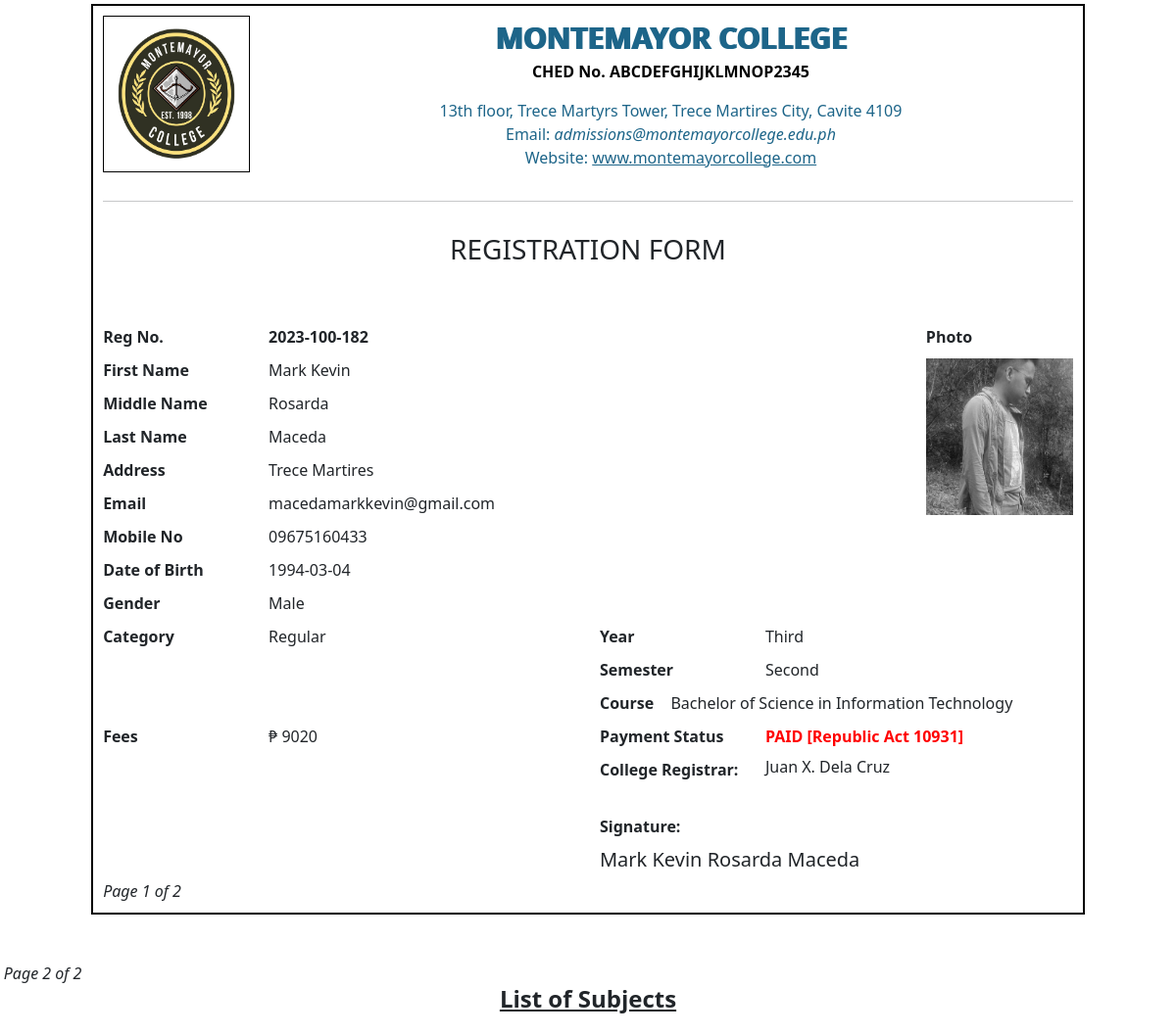
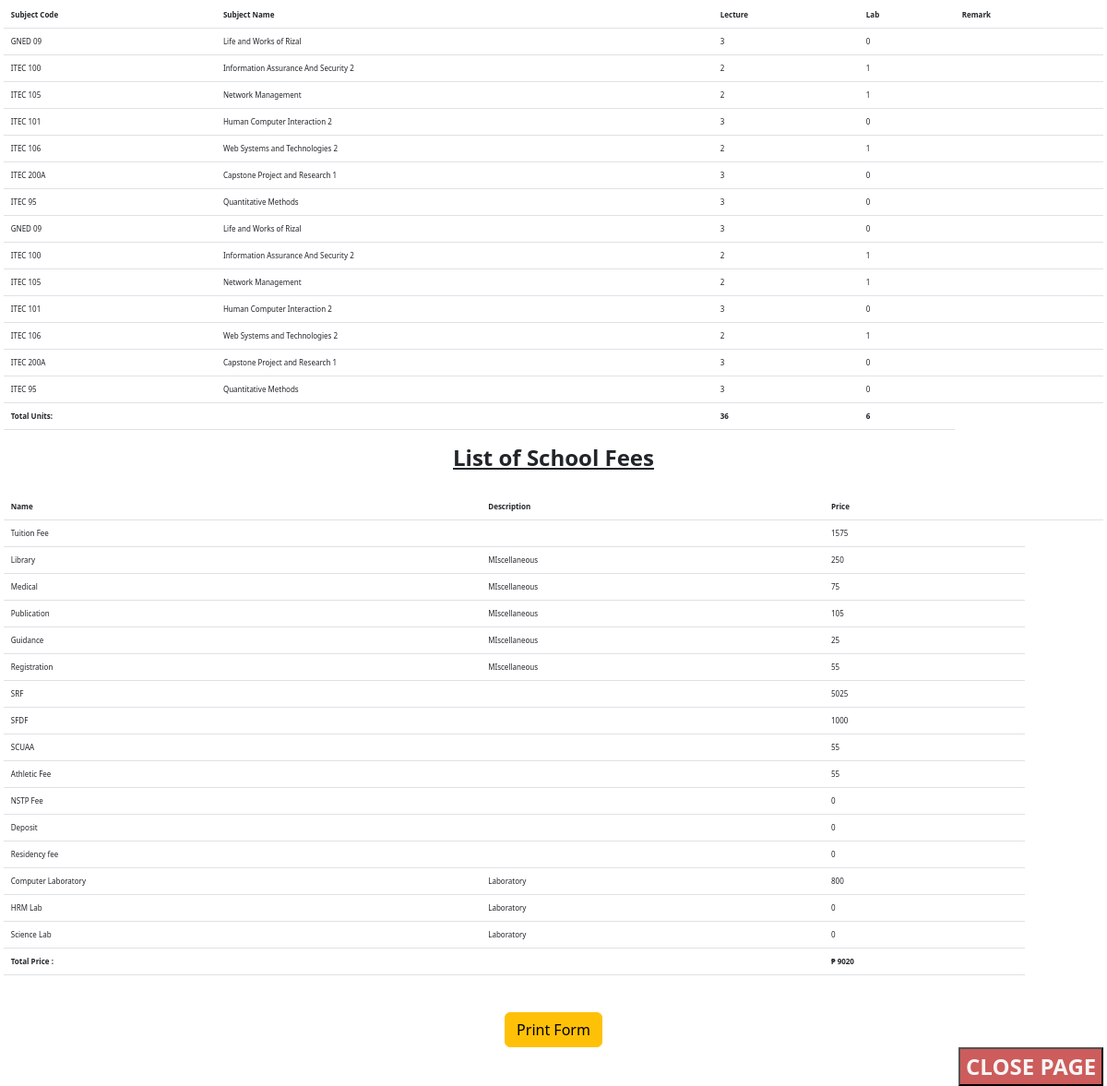
The app's page /user/preview.php (signed in) with its own data (2 pictures, top to bottom).
### tables this page shows
CREATE TABLE `useraccounts` (
  `id` int(11) NOT NULL,
  `admin_ID` varchar(50) NOT NULL,
  `full_name` varchar(255) NOT NULL,
  `username` varchar(255) NOT NULL,
  `password` varchar(255) NOT NULL,
  `role` enum('Registrar','Administrator') NOT NULL
);

CREATE TABLE `students` (
  `id` int(255) NOT NULL,
  `accountID` varchar(255) NOT NULL,
  `img_url` varchar(255) NOT NULL,
  `lname` varchar(100) NOT NULL,
  `middlename` varchar(100) NOT NULL,
  `fname` varchar(100) NOT NULL,
  `email` varchar(255) NOT NULL,
  `password` varchar(255) NOT NULL,
  `role` enum('user','admin') NOT NULL,
  `address` varchar(255) NOT NULL,
  `cnum` varchar(11) NOT NULL,
  `bdate` date NOT NULL,
  `course` enum('Bachelor of Science in Information Technology','Bachelor of Science in Hospitality Management','Bachelor of Science in Business Management','General Education') NOT NULL,
  `year` varchar(255) NOT NULL,
  `semester` varchar(255) NOT NULL,
  `gender` varchar(255) NOT NULL,
  `category` varchar(255) NOT NULL,
  `pay_status` varchar(11) NOT NULL,
  `acadyear` varchar(20) NOT NULL
);

### user/preview.php (the view, shortened to what this page needs)
<?php
include "db_conn.php";
if (isset($_SESSION['accountID'], $_SESSION['img_url'], $_SESSION['fname'], $_SESSION['bdate'], $_SESSION['middlename'], $_SESSION['address'], $_SESSION['cnum'], $_SESSION['lname'], $_SESSION['course'], $_SESSION['year'], $_SESSION['gender'], $_SESSION['category'], $_SESSION['acadyear'], $_SESSION['semester'])) {
    ?>
<!DOCTYPE html>
<html>
<head>
 <link href="https://cdn.jsdelivr.net/npm/bootstrap@5.2.0/dist/css/bootstrap.min.css" rel="stylesheet">
<link rel="stylesheet" type="text/css" href="../assets/css/preview.css">
</head>
<body>
    <div class="page-break">
    <div class="row">
  <div class="col-sm-1">
  </div>
    <div class="col-sm-10" style="border: 2px solid black; padding:10px;">
         <div class="row">
          <div class="col-2">
            <img src="../assets/img/logo.png " class="img-circle"style="border: 1px solid black; width:150px; height:160px; padding:10px;">
          </div>
           <div class="col">
              <div class="main-heading">MONTEMAYOR COLLEGE</div>
     <p class="sub-heading"> CHED No. ABCDEFGHIJKLMNOP2345</p>
      <div class="address"> 13th floor, Trece Martyrs Tower, Trece Martires City, Cavite 4109
</div>
         <p class="email"> Email: <i>admissions@montemayorcollege.edu.ph</i><br> Website: <u> www.montemayorcollege.com</u></p>
          </div>
          <div class="col-sm-12">
            <hr class="hrcls">
          </div>
      </div>
      <div class="row">
  <div class="col-sm-2">
  </div>
  <div class="col-sm-8" style="text-align: center;padding-bottom: 5px;">
   <h3>REGISTRATION FORM</h3><br><br>
  </div>
  <div class="col-sm-2">
  </div>
  </div>
<div class="row">
    <div class="col-6">
        <div class="form-group row">
   <div class="col-4">
      <label class="lable">Reg No.  </label>
    </div>
     <div class="col-6">
      <strong><?php echo $_SESSION['accountID'] ?></strong>
    </div>
    </div>
      <div class="form-group row">
   <div class="col-4">
      <label class="lable">First Name</label>
    </div>
     <div class="col-8">
      <?php echo $_SESSION['fname'] ?>
    </div>
    </div>
    <div class="form-group row">
   <div class="col-4">
      <label class="lable">Middle Name</label>
    </div>
     <div class="col-8">
     <?php echo $_SESSION['middlename'] ?>
    </div>
    </div>
    <div class="form-group row">
   <div class="col-4">
      <label class="lable">Last Name</label>
    </div>
     <div class="col-8">
      <?php echo $_SESSION['lname'] ?>
    </div>
    </div>
    <div class="form-group row">
   <div class="col-4">
      <label class="lable">Address</label>
    </div>
     <div class="col-8">
      <?php echo $_SESSION['address'] ?>
    </div>
    </div>
    <div class="form-group row">
   <div class="col-4">
      <label class="lable">Email</label>
    </div>
     <div class="col-8">
     <?php echo $_SESSION['email'] ?>
    </div>
    </div>
    <div class="form-group row">
   <div class="col-4">
      <label class="lable">Mobile No</label>
    </div>
     <div class="col-8">
      <?php echo $_SESSION['cnum'] ?>
    </div>
    </div>
<div class="form-group row">
   <div class="col-4">
      <label class="lable">Date of Birth</label>
    </div>
     <div class="col-8" required>
   <?php echo $_SESSION['bdate'] ?>
    </div>
    </div>
<div class="form-group row">
   <div class="col-4">
      <label class="lable">Gender</label>
    </div>
     <div class="col-8">
          <?php echo $_SESSION['gender'] ?>
    </div>
    </div>
    </div>
    <div class="col-6">
  <div class="row">
    <div class="col-12">
    <div class="form-group" style="float: right; right: 30;">
         <label class="lable"> Photo </label>
   <div style="width: 150px; ">
      <img src="../uploads/<?php echo $_SESSION['img_url'] ?> "  width="150" height="160">
  </div>
  </div>
  </div>
  </div>
    </div>
</div>
  <div class="row">
  <div class="col-6">
    <div class="form-group row">
      <div class="col-4">
        <label class="lable">Category</label>
      </div>
      <div class="col-8">
        <?php echo $_SESSION['category'] ?>
      </div>
    </div>
  </div>
  <div class="col-6">
    <div class="form-group row">
      <div class="col-4">
        <label class="lable">Year</label>
      </div>
      <div class="col-8">
        <?php echo $_SESSION['year'] ?>
      </div>
      <div class="col-4">
        <label class="lable">Semester</label>
      </div>
      <div class="col-8">
        <?php echo $_SESSION['semester'] ?>
      </div>
    </div>
    <div class="form-group row">
      <div class="col-2"><label class="lable">Course </label></div>
      <?php echo $_SESSION['course'] ?>
    </div>
  </div>
</div>
<div class="row">
  <div class="col-6">
    <div class="form-group row">
      <div class="col-4">
        <label class="lable">Fees</label>
      </div>
      <div class="col-8">
        <?php
        $sname = "localhost";
        $uname = "root";
        $password = "";
        $db_name = "db_enroll";
        $conn = mysqli_connect($sname, $uname, $password, $db_name);
        $course = $_SESSION['course'];
        $query = "SELECT fee.price FROM fee WHERE fee_department = '$course'";
        $result = mysqli_query($conn, $query);
        $totalPrice = 0;
        while ($row = mysqli_fetch_assoc($result)) {
          $totalPrice += intval($row['price']);
        }
        echo "&#8369; " . $totalPrice;
        ?>
      </div>
    </div>
  </div>
  <div class="col-6">
    <div class="form-group row">
      <div class="col-4">
        <label class="lable">Payment Status</label>
      </div>
      <div class="col-8" style="color: red; font-weight:bold;">
        PAID [Republic Act 10931]
      </div>
    </div>
    <?php
    $dsn = "mysql:host=localhost;dbname=db_enroll";
    $username = "root";
    $password = "";
    try {
      $db = new PDO($dsn, $username, $password);
      $db->setAttribute(PDO::ATTR_ERRMODE, PDO::ERRMODE_EXCEPTION);
    } catch (PDOException $e) {
      echo "Connection failed: " . $e->getMessage();
      exit();
    }
    $query = "SELECT full_name
              FROM useraccounts
              WHERE role = 'Registrar'
              ";
    $stmt = $db->prepare($query);
    $stmt->execute();
    $fees = $stmt->fetchAll(PDO::FETCH_ASSOC);
    if (!empty($fees)) {
      foreach ($fees as $fee) {
        ?>
        <div class="row">
          <div class="col-12">
            <div class="form-group row">
              <div class="col-4">
                <label class="lable">College Registrar:</label>
              </div>
              <div class="col-8">
                <h6><?php echo $fee['full_name']; ?></h6>
              </div>
            </div>
          </div>
        </div>
        <?php
      }
    }
    ?><br>
    <?php
    $id =  $_SESSION['accountID'];
    $query = "SELECT fname, middlename, lname
              FROM students
              WHERE accountID = :accountID";
    $stmt = $db->prepare($query);
    $stmt->bindParam(':accountID', $id);
    $stmt->execute();
    $students = $stmt->fetchAll(PDO::FETCH_ASSOC);
    if (!empty($students)) {
      foreach ($students as $student) {
        ?>
        <div class="form-group row">
          <div class="col-8">
            <label class="lable">Signature: </label>
          </div>
          <div class="col-10">
            <h5><?php echo $student['fname'] . ' ' . $student['middlename'] . ' ' . $student['lname']; ?></h5>
          </div>
        </div>
        </div>
        </div><i>Page 1 of 2</i>
      </div>
    </div>
    </div>
  <?php
      }
    }
    ?>
<br>
<br>
<div class="page-break">
<main>
    <i>Page 2 of 2</i>
    <h4 style="text-align: center; "><u><b>List of Subjects</b></u></h4>
    <table class="table">
       <?php
$course = $_SESSION['course'];
$year = $_SESSION['year'];
$semester = $_SESSION['semester'];
$dsn = "mysql:host=localhost;dbname=db_enroll";
$username = "root";
$password = "";
try {
    $db = new PDO($dsn, $username, $password);
    $db->setAttribute(PDO::ATTR_ERRMODE, PDO::ERRMODE_EXCEPTION);
} catch (PDOException $e) {
    echo "Connection failed: " . $e->getMessage();
    exit();
}
$query = "SELECT student_courses.subject_code, student_courses.subject_name, student_courses.lecture, student_courses.lab, student_courses.action
          FROM student_courses
          WHERE course = :course
          AND student_courses.subject_year = :year
          AND student_courses.subject_semester = :semester
          AND student_courses.action IN ('added', 'update')";
$stmt = $db->prepare($query);
$stmt->bindParam(':course', $course);
$stmt->bindParam(':year', $year);
$stmt->bindParam(':semester', $semester);
$stmt->execute();
$subjects = $stmt->fetchAll(PDO::FETCH_ASSOC);
?>
<table class="table">
    <thead>
        <tr>
            <th scope="col">Subject Code</th>
            <th scope="col">Subject Name</th>
            <th scope="col">Lecture</th>
            <th scope="col">Lab</th>
            <th scope="col">Remark</th>
        </tr>
    </thead>
    <tbody>
        <?php
        $totalLecture = 0;
        $totalLab = 0;
        foreach ($subjects as $subject):
    $totalLecture += intval($subject['lecture']);
    $totalLab += intval($subject['lab']);
    $remark = ($subject['action'] === 'update') ? 'ADDED SUBJECT' : '';
    ?>
    <tr>
        <td><?php echo $subject['subject_code']; ?></td>
        <td><?php echo $subject['subject_name']; ?></td>
        <td><?php echo $subject['lecture']; ?></td>
        <td><?php echo $subject['lab']; ?></td>
        <td><?php echo $remark; ?></td>
    </tr>
<?php endforeach; ?>
    </tbody>
    <tfoot>
        <tr>
            <td colspan="2"><b>Total Units:</b></td>
            <td><b><?php echo $totalLecture; ?></b></td>
            <td><b><?php echo $totalLab; ?></b></td>
        </tr>
    </tfoot>
</table>
    <h4 style="text-align: center; "><u><b>List of School Fees</b></u></h4>
    <div>
        <table class="table">
            <?php
        $course = $_SESSION['course'];
            $query = "SELECT fee.name, fee.fee_description, fee.price
                      FROM fee
                      WHERE fee_department = :course
                      ";
            $stmt = $db->prepare($query);
            $stmt->bindParam(':course', $course);
            $stmt->execute();
            $fees = $stmt->fetchAll(PDO::FETCH_ASSOC);
            ?>
            <table class="table">
                <thead>
                    <tr>
                        <th scope="col">Name</th>
                        <th scope="col">Description</th>
                        <th scope="col">Price</th>
                        <th scope="col"></th>
                    </tr>
                </thead>
                <tbody>
                    <?php
                    $totalPrice = 0;
                    foreach ($fees as $fee):
                        $totalPrice += intval($fee['price']);
                        ?>
                        <tr>
                            <td><?php echo $fee['name']; ?></td>
                            <td><?php echo $fee['fee_description']; ?></td>
                            <td><?php echo $fee['price']; ?></td>
                        </tr>
                    <?php endforeach; ?>
                </tbody>
                <tfoot>
                    <tr>
                        <td colspan="2"><b>Total Price :</b></td>
                        <td><b>&#8369;&nbsp;<?php echo $totalPrice; ?></b></td>
                    </tr>
                </tfoot>
            </table>
        </table>
    </div>
    <br>
<center>
  <button type="button" class="btn btn-warning" id="printbtn" onclick="window.print()">Print Form</button>
</center>
</main></div>
<button  class="close-button"id="closeButton"style="float:right; background: indianred;
     color: whitesmoke; font-weight: bold; font-size: 1.5em;"class="btn btn-warning" >CLOSE PAGE</a>
</button>
<br>
</body>
</html>
 <?php
} else {
    header("Location: ../user/index.php");
    exit();
}
?>

### assets/css/preview.css (style rules this page uses)
label { display: inline-block; max-width: 100% !important; margin-bottom: 10px !important; font-weight: bold !important; text-align: center; align-items: center; }
.address { text-align: center; color:#1D6589 !important; }
.main-heading { font-size:35px !important;color:#1D6589 !important; text-shadow: 2px 0 #1D6589 !important; font-weight:bold !important; text-align:center; }
.sub-heading { font-weight:bold !important; color: black; !important; text-align: center; align-items: center; }
.email { color:#1D6589 !important;text-align: center !important; }
.main-heading { font-size:30px !important; text-align: center; }

### user/preview.php (style rules this page uses)
.main-heading { font-size:30px !important; }
.close-button { display: block; }
body { margin: 0.1cm; }
table { font-size: 8px; }

### records on screen
useraccounts: full_name "Juan X. Dela Cruz"
students: fname "Mark Kevin", middlename "Rosarda", lname "Maceda"

### other values on screen
$_SESSION['accountID'] "2023-100-182"
$_SESSION['fname'] "Mark Kevin"
$_SESSION['middlename'] "Rosarda"
$_SESSION['lname'] "Maceda"
$_SESSION['address'] "Trece Martires"
$_SESSION['email'] "macedamarkkevin@gmail.com"
$_SESSION['cnum'] "09675160433"
$_SESSION['bdate'] "1994-03-04"
$_SESSION['gender'] "Male"
$_SESSION['category'] "Regular"
$_SESSION['year'] "Third"
$_SESSION['semester'] "Second"
$_SESSION['course'] "Bachelor of Science in Information Technology"
$totalPrice "9020"
$subject['subject_code'] "GNED 09"
